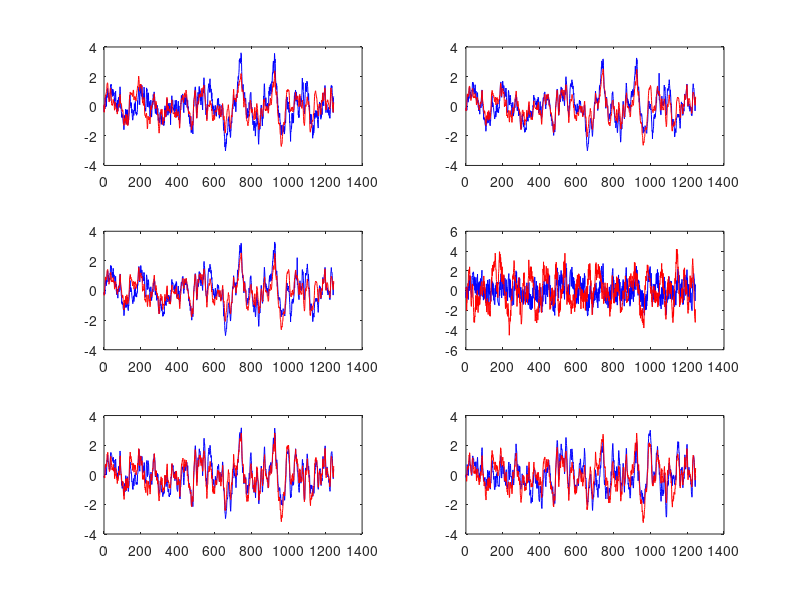

Write MATLAB code to recreate this figure.
%{
This file describes the data in the glassfurnace.dat file.
1. Contributed by:
	Peter Van Overschee
	K.U.Leuven - ESAT - SISTA
	K. Mercierlaan 94
	3001 Heverlee
	Peter.Vanoverschee@esat.kuleuven.ac.be
2. Process/Description:
	Data of a glassfurnace (Philips)
3. Sampling time 
	
4. Number of samples: 
	1247 samples
5. Inputs:
	a. heating input
   	b. cooling input
   	c. heating input
6. Outputs:
	a. 6 outputs from temperature sensors in a cross section of the 
	furnace
7. References:
	a. Van Overschee P., De Moor B., N4SID : Subspace Algorithms for 
	the Identification of Combined Deterministic-Stochastic Systems, 
	Automatica, Special Issue on Statistical Signal Processing and Control, 
	Vol. 30, No. 1, 1994, pp. 75-93
	b.  Van Overschee P., "Subspace identification : Theory, 
	Implementation, Application" , Ph.D. Thesis, K.U.Leuven, February 1995. 
8. Known properties/peculiarities
	
9. Some MATLAB-code to retrieve the data
	!gunzip glassfurnace.dat.Z
	load glassfurnace.dat
      T=glassfurnace(:,1);
	U=glassfurnace(:,2:4);
	Y=glassfurnace(:,5:10);

%}


clear all, close all, clc

load glassfurnace.dat
T=glassfurnace(:,1);
U=glassfurnace(:,2:4);
Y=glassfurnace(:,5:10);


dat = iddata (Y, U)

%[sys, x0] = ident (dat, 10, 5)     % s=10, n=5
%sys = arx (dat, 5)
[sys, x0] = arx (dat, 5)

%[y, t] = lsim (sys, U, [], x0);
%[y, t] = lsim (sys(:, 1:3), U);
[y, t] = lsim (sys, U, [], x0);

err = norm (Y - y, 1) / norm (Y, 1)

figure (1)
p = columns (Y);
for k = 1 : p
  subplot (3, 2, k)
  plot (t, Y(:,k), 'b', t, y(:,k), 'r')
endfor
%title ('DaISy: Glass Furnace')
%legend ('y measured', 'y simulated', 'location', 'southeast')


